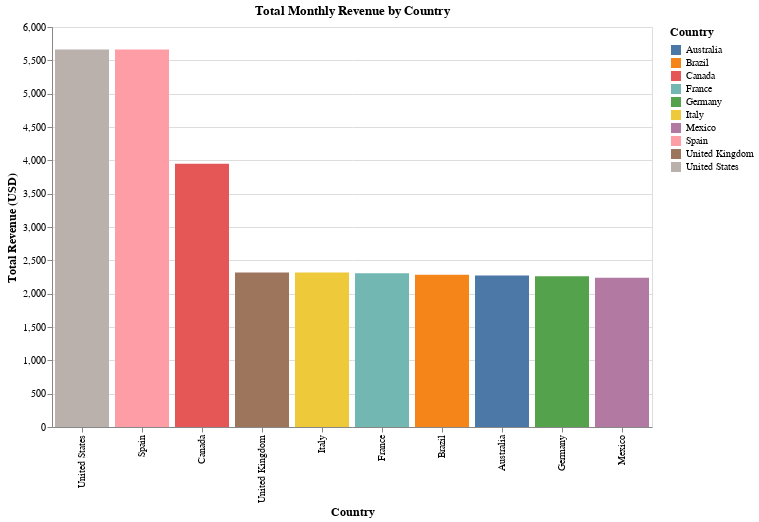

Here is the notebook cell this chart was saved with:
### Code cell
# Group by 'Country' and sum the 'Monthly Revenue'
revenue_by_country = netflix_userbase_df.groupby('Country')['Monthly Revenue'].sum().reset_index()

# Create a bar chart
revenue_chart = alt.Chart(revenue_by_country).mark_bar().encode(
    x=alt.X('Country:N', sort='-y', title='Country'),
    y=alt.Y('Monthly Revenue:Q', title='Total Revenue (USD)'),
    color=alt.Color('Country:N', legend=alt.Legend(title='Country')),
    tooltip=['Country', 'Monthly Revenue']
).properties(
    title='Total Monthly Revenue by Country',
    width=600,
    height=400
).configure_axis(
    titleFontSize=12,
    labelFontSize=10
).configure_legend(
    titleFontSize=12,
    labelFontSize=10
)

revenue_chart

### Figure 1 — Vega-Lite specification as saved in the notebook (floating-point values rounded to 4 significant figures)
{"config": {"view": {"continuousWidth": 300, "continuousHeight": 300}, "axis": {"labelFontSize": 10, "titleFontSize": 12}, "legend": {"labelFontSize": 10, "titleFontSize": 12}}, "data": {"name": "data-07bf4e5e988b09bde91f6e76c28e7014"}, "mark": {"type": "bar"}, "encoding": {"color": {"field": "Country", "legend": {"title": "Country"}, "type": "nominal"}, "tooltip": [{"field": "Country", "type": "nominal"}, {"field": "Monthly Revenue", "type": "quantitative"}], "x": {"field": "Country", "sort": "-y", "title": "Country", "type": "nominal"}, "y": {"field": "Monthly Revenue", "title": "Total Revenue (USD)", "type": "quantitative"}}, "height": 400, "title": "Total Monthly Revenue by Country", "width": 600, "$schema": "https://vega.github.io/schema/vega-lite/v5.8.0.json", "datasets": {"data-07bf4e5e988b09bde91f6e76c28e7014": [{"Country": "Australia", "Monthly Revenue": 2271}, {"Country": "Brazil", "Monthly Revenue": 2285}, {"Country": "Canada", "Monthly Revenue": 3950}, {"Country": "France", "Monthly Revenue": 2307}, {"Country": "Germany", "Monthly Revenue": 2260}, {"Country": "Italy", "Monthly Revenue": 2317}, {"Country": "Mexico", "Monthly Revenue": 2237}, {"Country": "Spain", "Monthly Revenue": 5662}, {"Country": "United Kingdom", "Monthly Revenue": 2318}, {"Country": "United States", "Monthly Revenue": 5664}]}}
